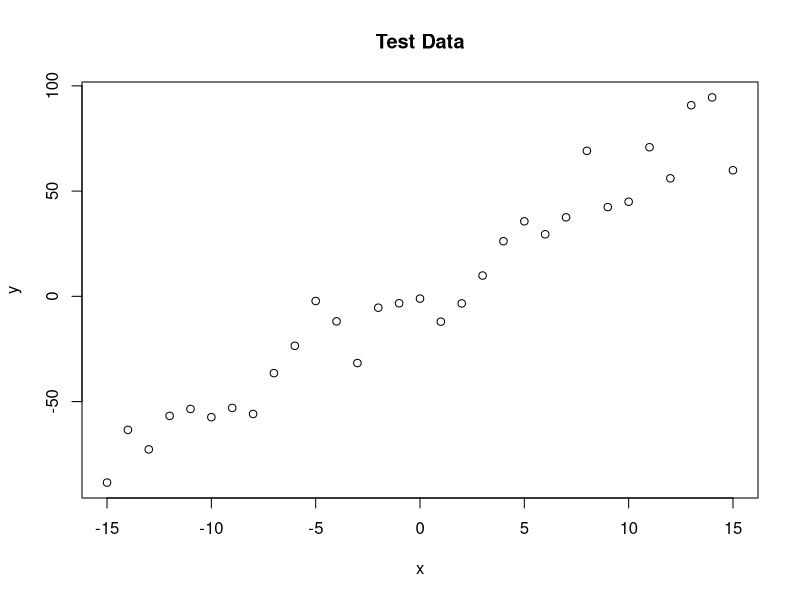
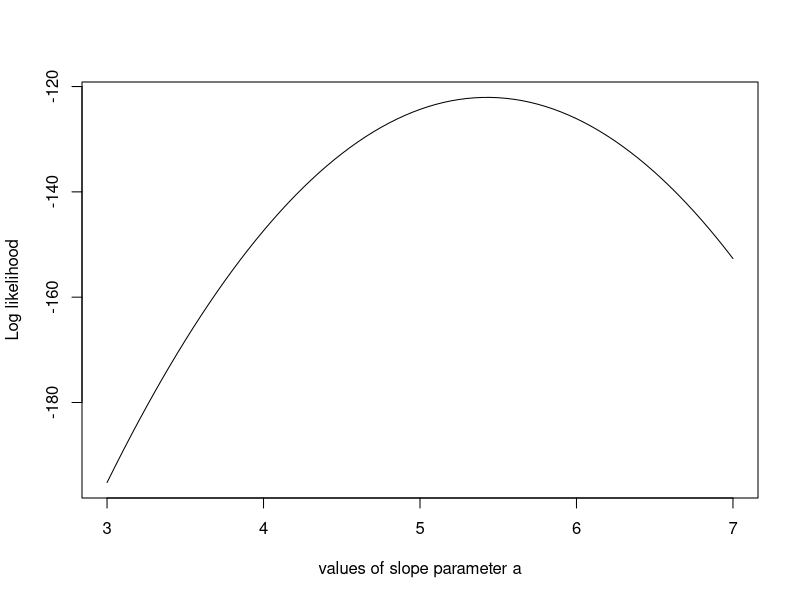
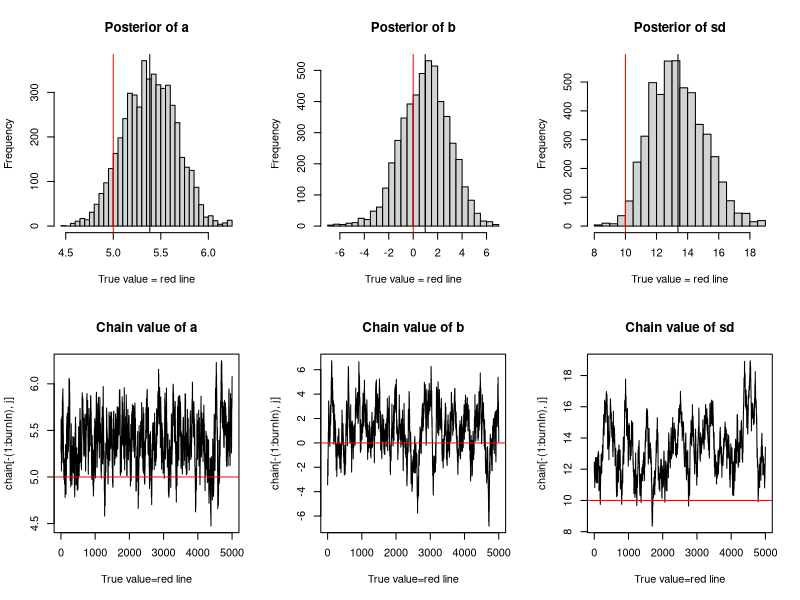

The R script that drew these images, in order:
trueA <- 5
trueB <- 0
trueSd <- 10
sampleSize <- 31

# create independent x-values 
x <- (-(sampleSize-1)/2):((sampleSize-1)/2)
# create dependent values according to ax + b + N(0,sd)... similar to linear regression model
y <-  trueA * x + trueB + rnorm(n=sampleSize,mean=0,sd=trueSd) #vector y

plot(x,y, main="Test Data")

likelihood <- function(param){ # param is a vector with 3 entries
  a = param[1]
  b = param[2]
  sd = param[3]
  
  pred = a*x + b
  singlelikelihoods = dnorm(y, mean = pred, sd = sd, log = T) # normal distribution of each value y
  sumll = sum(singlelikelihoods) # because they are log value, add them. 
  return(sumll)   # return the liklehood
}

# Example: plot the likelihood profile of the slope a
slopevalues <- function(x){return(likelihood(c(x, trueB, trueSd)))}
slopelikelihoods <- lapply(seq(3, 7, by=.05), slopevalues ) # apply the slopevalues function to each list.
plot (seq(3, 7, by=.05), slopelikelihoods , type="l", xlab = "values of slope parameter a", ylab = "Log likelihood")


# Prior distribution
prior <- function(param){
  a = param[1]
  b = param[2]
  sd = param[3]
  aprior = dunif(a, min=0, max=10, log = T) #assume that prior distribution of a is uniform.
  bprior = dnorm(b, sd = 5, log = T) # assume normal distribution
  sdprior = dunif(sd, min=0, max=30, log = T)  # assume unifrom.
  return(aprior+bprior+sdprior)
}

posterior <- function(param){
  return (likelihood(param) + prior(param)) #because it is log, add the results. 
}

######## Metropolis algorithm ################

proposalfunction <- function(param){ # random values from normal distribution
  return(rnorm(3,mean = param, sd= c(0.1,0.5,0.3)))
}

run_metropolis_MCMC <- function(startvalue, iterations){
  chain = array(dim = c(iterations+1,3)) # make the chain vector as matrix with indicated dim. 
  chain[1,] = startvalue
  for (i in 1:iterations){
    proposal = proposalfunction(chain[i,]) # from the 1st row to the ith row, apply proposal function.
    
    probab = exp(posterior(proposal) - posterior(chain[i,])) # because it is log, this formula is same with the ratio. 
    if (runif(1) < probab){ #random value in uniform [0,1]
      chain[i+1,] = proposal  # accept when the ratio is bigger than p.
    }else{
      chain[i+1,] = chain[i,]  # reject when the ratio is not bigger than p
    }
  }
  return(chain)
}

startvalue = c(4,0,10) # set the start point 
chain = run_metropolis_MCMC(startvalue, 10000)

burnIn = 5000 # no of trial
acceptance = 1-mean(duplicated(chain[-(1:burnIn),]))  # proportion of acceptance. mean of no.logic vector.

### Summary: #######################

graph_function<- function(chain, burnIn)
{ par(mfrow = c(2,3))
  alphabet<-c('a','b','sd')
  true<-c(trueA, trueB, trueSd)
  for(i in 1:3)
  {
    hist(chain[-(1:burnIn), i], nclass=30, main=paste("Posterior of",alphabet[i]),xlab="True value = red line")
    abline(v=mean(chain[-(1:burnIn), i]))
    abline(v= true[i], col='red')}
  for(j in 1:3)
  { plot(chain[-(1: burnIn), j], type = 'l', xlab = 'True value=red line',main = paste('Chain value of',alphabet[j]))
    abline(h=true[j], col='red')}
  
}
graph_function(chain, burnIn)




# for comparison:
summary(lm(y~x))